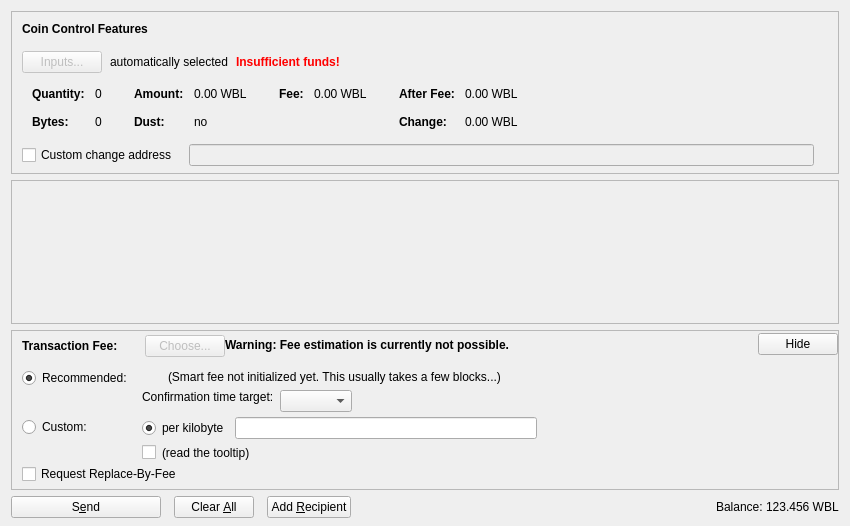
<?xml version="1.0" encoding="UTF-8"?>
<ui version="4.0">
 <class>SendCoinsDialog</class>
 <widget class="QDialog" name="SendCoinsDialog">
  <property name="geometry">
   <rect>
    <x>0</x>
    <y>0</y>
    <width>850</width>
    <height>526</height>
   </rect>
  </property>
  <property name="windowTitle">
   <string>Send Coins</string>
  </property>
  <layout class="QVBoxLayout" name="verticalLayout" stretch="0,1,0,0">
   <property name="bottomMargin">
    <number>8</number>
   </property>
   <item>
    <widget class="QFrame" name="frameCoinControl">
     <property name="sizePolicy">
      <sizepolicy hsizetype="Expanding" vsizetype="Expanding">
       <horstretch>0</horstretch>
       <verstretch>0</verstretch>
      </sizepolicy>
     </property>
     <property name="maximumSize">
      <size>
       <width>16777215</width>
       <height>16777215</height>
      </size>
     </property>
     <property name="frameShape">
      <enum>QFrame::StyledPanel</enum>
     </property>
     <property name="frameShadow">
      <enum>QFrame::Sunken</enum>
     </property>
     <layout class="QVBoxLayout" name="verticalLayoutCoinControl2">
      <property name="spacing">
       <number>0</number>
      </property>
      <property name="leftMargin">
       <number>0</number>
      </property>
      <property name="topMargin">
       <number>0</number>
      </property>
      <property name="rightMargin">
       <number>0</number>
      </property>
      <property name="bottomMargin">
       <number>6</number>
      </property>
      <item>
       <layout class="QVBoxLayout" name="verticalLayoutCoinControl" stretch="0,0,0,0,1">
        <property name="spacing">
         <number>0</number>
        </property>
        <property name="leftMargin">
         <number>10</number>
        </property>
        <property name="topMargin">
         <number>10</number>
        </property>
        <item>
         <layout class="QHBoxLayout" name="horizontalLayoutCoinControl1">
          <property name="bottomMargin">
           <number>15</number>
          </property>
          <item>
           <widget class="QLabel" name="labelCoinControlFeatures">
            <property name="sizePolicy">
             <sizepolicy hsizetype="Preferred" vsizetype="Maximum">
              <horstretch>0</horstretch>
              <verstretch>0</verstretch>
             </sizepolicy>
            </property>
            <property name="font">
             <font>
              <weight>75</weight>
              <bold>true</bold>
             </font>
            </property>
            <property name="styleSheet">
             <string notr="true">font-weight:bold;</string>
            </property>
            <property name="text">
             <string>Coin Control Features</string>
            </property>
           </widget>
          </item>
         </layout>
        </item>
        <item>
         <layout class="QHBoxLayout" name="horizontalLayoutCoinControl2" stretch="0,0,0,0">
          <property name="spacing">
           <number>8</number>
          </property>
          <property name="bottomMargin">
           <number>10</number>
          </property>
          <item>
           <widget class="QPushButton" name="pushButtonCoinControl">
            <property name="enabled">
             <bool>false</bool>
            </property>
            <property name="styleSheet">
             <string notr="true"/>
            </property>
            <property name="text">
             <string>Inputs...</string>
            </property>
            <property name="autoDefault">
             <bool>false</bool>
            </property>
           </widget>
          </item>
          <item>
           <widget class="QLabel" name="labelCoinControlAutomaticallySelected">
            <property name="text">
             <string>automatically selected</string>
            </property>
            <property name="margin">
             <number>5</number>
            </property>
           </widget>
          </item>
          <item>
           <widget class="QLabel" name="labelCoinControlInsuffFunds">
            <property name="font">
             <font>
              <weight>75</weight>
              <bold>true</bold>
             </font>
            </property>
            <property name="styleSheet">
             <string notr="true">color:red;font-weight:bold;</string>
            </property>
            <property name="text">
             <string>Insufficient funds!</string>
            </property>
            <property name="margin">
             <number>5</number>
            </property>
           </widget>
          </item>
          <item>
           <spacer name="horizontalSpacerCoinControl">
            <property name="orientation">
             <enum>Qt::Horizontal</enum>
            </property>
            <property name="sizeHint" stdset="0">
             <size>
              <width>40</width>
              <height>1</height>
             </size>
            </property>
           </spacer>
          </item>
         </layout>
        </item>
        <item>
         <widget class="QWidget" name="widgetCoinControl" native="true">
          <property name="sizePolicy">
           <sizepolicy hsizetype="Preferred" vsizetype="Preferred">
            <horstretch>0</horstretch>
            <verstretch>0</verstretch>
           </sizepolicy>
          </property>
          <property name="minimumSize">
           <size>
            <width>0</width>
            <height>0</height>
           </size>
          </property>
          <property name="styleSheet">
           <string notr="true"/>
          </property>
          <layout class="QHBoxLayout" name="horizontalLayoutCoinControl5">
           <property name="leftMargin">
            <number>0</number>
           </property>
           <property name="topMargin">
            <number>0</number>
           </property>
           <property name="rightMargin">
            <number>0</number>
           </property>
           <property name="bottomMargin">
            <number>0</number>
           </property>
           <item>
            <layout class="QHBoxLayout" name="horizontalLayoutCoinControl3" stretch="0,0,0,1">
             <property name="spacing">
              <number>20</number>
             </property>
             <property name="topMargin">
              <number>0</number>
             </property>
             <property name="bottomMargin">
              <number>10</number>
             </property>
             <item>
              <layout class="QFormLayout" name="formLayoutCoinControl1">
               <property name="horizontalSpacing">
                <number>10</number>
               </property>
               <property name="verticalSpacing">
                <number>14</number>
               </property>
               <property name="leftMargin">
                <number>10</number>
               </property>
               <property name="topMargin">
                <number>4</number>
               </property>
               <property name="rightMargin">
                <number>6</number>
               </property>
               <item row="0" column="0">
                <widget class="QLabel" name="labelCoinControlQuantityText">
                 <property name="font">
                  <font>
                   <weight>75</weight>
                   <bold>true</bold>
                  </font>
                 </property>
                 <property name="text">
                  <string>Quantity:</string>
                 </property>
                 <property name="margin">
                  <number>0</number>
                 </property>
                </widget>
               </item>
               <item row="0" column="1">
                <widget class="QLabel" name="labelCoinControlQuantity">
                 <property name="cursor">
                  <cursorShape>IBeamCursor</cursorShape>
                 </property>
                 <property name="contextMenuPolicy">
                  <enum>Qt::ActionsContextMenu</enum>
                 </property>
                 <property name="text">
                  <string notr="true">0</string>
                 </property>
                 <property name="margin">
                  <number>0</number>
                 </property>
                 <property name="textInteractionFlags">
                  <set>Qt::LinksAccessibleByMouse|Qt::TextSelectableByKeyboard|Qt::TextSelectableByMouse</set>
                 </property>
                </widget>
               </item>
               <item row="1" column="0">
                <widget class="QLabel" name="labelCoinControlBytesText">
                 <property name="font">
                  <font>
                   <weight>75</weight>
                   <bold>true</bold>
                  </font>
                 </property>
                 <property name="text">
                  <string>Bytes:</string>
                 </property>
                </widget>
               </item>
               <item row="1" column="1">
                <widget class="QLabel" name="labelCoinControlBytes">
                 <property name="cursor">
                  <cursorShape>IBeamCursor</cursorShape>
                 </property>
                 <property name="contextMenuPolicy">
                  <enum>Qt::ActionsContextMenu</enum>
                 </property>
                 <property name="text">
                  <string notr="true">0</string>
                 </property>
                 <property name="textInteractionFlags">
                  <set>Qt::LinksAccessibleByMouse|Qt::TextSelectableByKeyboard|Qt::TextSelectableByMouse</set>
                 </property>
                </widget>
               </item>
              </layout>
             </item>
             <item>
              <layout class="QFormLayout" name="formLayoutCoinControl2">
               <property name="horizontalSpacing">
                <number>10</number>
               </property>
               <property name="verticalSpacing">
                <number>14</number>
               </property>
               <property name="leftMargin">
                <number>6</number>
               </property>
               <property name="topMargin">
                <number>4</number>
               </property>
               <property name="rightMargin">
                <number>6</number>
               </property>
               <item row="0" column="0">
                <widget class="QLabel" name="labelCoinControlAmountText">
                 <property name="font">
                  <font>
                   <weight>75</weight>
                   <bold>true</bold>
                  </font>
                 </property>
                 <property name="text">
                  <string>Amount:</string>
                 </property>
                 <property name="margin">
                  <number>0</number>
                 </property>
                </widget>
               </item>
               <item row="0" column="1">
                <widget class="QLabel" name="labelCoinControlAmount">
                 <property name="cursor">
                  <cursorShape>IBeamCursor</cursorShape>
                 </property>
                 <property name="contextMenuPolicy">
                  <enum>Qt::ActionsContextMenu</enum>
                 </property>
                 <property name="text">
                  <string notr="true">0.00 WBL</string>
                 </property>
                 <property name="textInteractionFlags">
                  <set>Qt::LinksAccessibleByMouse|Qt::TextSelectableByKeyboard|Qt::TextSelectableByMouse</set>
                 </property>
                </widget>
               </item>
               <item row="1" column="0">
                <widget class="QLabel" name="labelCoinControlLowOutputText">
                 <property name="font">
                  <font>
                   <weight>75</weight>
                   <bold>true</bold>
                  </font>
                 </property>
                 <property name="text">
                  <string>Dust:</string>
                 </property>
                </widget>
               </item>
               <item row="1" column="1">
                <widget class="QLabel" name="labelCoinControlLowOutput">
                 <property name="cursor">
                  <cursorShape>IBeamCursor</cursorShape>
                 </property>
                 <property name="contextMenuPolicy">
                  <enum>Qt::ActionsContextMenu</enum>
                 </property>
                 <property name="text">
                  <string notr="true">no</string>
                 </property>
                 <property name="textInteractionFlags">
                  <set>Qt::LinksAccessibleByMouse|Qt::TextSelectableByKeyboard|Qt::TextSelectableByMouse</set>
                 </property>
                </widget>
               </item>
              </layout>
             </item>
             <item>
              <layout class="QFormLayout" name="formLayoutCoinControl3">
               <property name="horizontalSpacing">
                <number>10</number>
               </property>
               <property name="verticalSpacing">
                <number>14</number>
               </property>
               <property name="leftMargin">
                <number>6</number>
               </property>
               <property name="topMargin">
                <number>4</number>
               </property>
               <property name="rightMargin">
                <number>6</number>
               </property>
               <item row="0" column="0">
                <widget class="QLabel" name="labelCoinControlFeeText">
                 <property name="font">
                  <font>
                   <weight>75</weight>
                   <bold>true</bold>
                  </font>
                 </property>
                 <property name="text">
                  <string>Fee:</string>
                 </property>
                 <property name="margin">
                  <number>0</number>
                 </property>
                </widget>
               </item>
               <item row="0" column="1">
                <widget class="QLabel" name="labelCoinControlFee">
                 <property name="cursor">
                  <cursorShape>IBeamCursor</cursorShape>
                 </property>
                 <property name="contextMenuPolicy">
                  <enum>Qt::ActionsContextMenu</enum>
                 </property>
                 <property name="text">
                  <string notr="true">0.00 WBL</string>
                 </property>
                 <property name="textInteractionFlags">
                  <set>Qt::LinksAccessibleByMouse|Qt::TextSelectableByKeyboard|Qt::TextSelectableByMouse</set>
                 </property>
                </widget>
               </item>
              </layout>
             </item>
             <item>
              <layout class="QFormLayout" name="formLayoutCoinControl4">
               <property name="horizontalSpacing">
                <number>10</number>
               </property>
               <property name="verticalSpacing">
                <number>14</number>
               </property>
               <property name="leftMargin">
                <number>6</number>
               </property>
               <property name="topMargin">
                <number>4</number>
               </property>
               <property name="rightMargin">
                <number>6</number>
               </property>
               <item row="0" column="0">
                <widget class="QLabel" name="labelCoinControlAfterFeeText">
                 <property name="font">
                  <font>
                   <weight>75</weight>
                   <bold>true</bold>
                  </font>
                 </property>
                 <property name="text">
                  <string>After Fee:</string>
                 </property>
                 <property name="margin">
                  <number>0</number>
                 </property>
                </widget>
               </item>
               <item row="0" column="1">
                <widget class="QLabel" name="labelCoinControlAfterFee">
                 <property name="cursor">
                  <cursorShape>IBeamCursor</cursorShape>
                 </property>
                 <property name="contextMenuPolicy">
                  <enum>Qt::ActionsContextMenu</enum>
                 </property>
                 <property name="text">
                  <string notr="true">0.00 WBL</string>
                 </property>
                 <property name="textInteractionFlags">
                  <set>Qt::LinksAccessibleByMouse|Qt::TextSelectableByKeyboard|Qt::TextSelectableByMouse</set>
                 </property>
                </widget>
               </item>
               <item row="1" column="0">
                <widget class="QLabel" name="labelCoinControlChangeText">
                 <property name="font">
                  <font>
                   <weight>75</weight>
                   <bold>true</bold>
                  </font>
                 </property>
                 <property name="text">
                  <string>Change:</string>
                 </property>
                </widget>
               </item>
               <item row="1" column="1">
                <widget class="QLabel" name="labelCoinControlChange">
                 <property name="cursor">
                  <cursorShape>IBeamCursor</cursorShape>
                 </property>
                 <property name="contextMenuPolicy">
                  <enum>Qt::ActionsContextMenu</enum>
                 </property>
                 <property name="text">
                  <string notr="true">0.00 WBL</string>
                 </property>
                 <property name="textInteractionFlags">
                  <set>Qt::LinksAccessibleByMouse|Qt::TextSelectableByKeyboard|Qt::TextSelectableByMouse</set>
                 </property>
                </widget>
               </item>
              </layout>
             </item>
            </layout>
           </item>
          </layout>
         </widget>
        </item>
        <item>
         <layout class="QHBoxLayout" name="horizontalLayoutCoinControl4" stretch="0,0,0">
          <property name="spacing">
           <number>12</number>
          </property>
          <property name="sizeConstraint">
           <enum>QLayout::SetDefaultConstraint</enum>
          </property>
          <property name="topMargin">
           <number>5</number>
          </property>
          <property name="rightMargin">
           <number>5</number>
          </property>
          <item>
           <widget class="QCheckBox" name="checkBoxCoinControlChange">
            <property name="toolTip">
             <string>If this is activated, but the change address is empty or invalid, change will be sent to a newly generated address.</string>
            </property>
            <property name="text">
             <string>Custom change address</string>
            </property>
           </widget>
          </item>
          <item>
           <widget class="QValidatedLineEdit" name="lineEditCoinControlChange">
            <property name="enabled">
             <bool>false</bool>
            </property>
            <property name="sizePolicy">
             <sizepolicy hsizetype="Expanding" vsizetype="Fixed">
              <horstretch>0</horstretch>
              <verstretch>0</verstretch>
             </sizepolicy>
            </property>
           </widget>
          </item>
          <item>
           <widget class="QLabel" name="labelCoinControlChangeLabel">
            <property name="sizePolicy">
             <sizepolicy hsizetype="Preferred" vsizetype="Expanding">
              <horstretch>0</horstretch>
              <verstretch>0</verstretch>
             </sizepolicy>
            </property>
            <property name="minimumSize">
             <size>
              <width>0</width>
              <height>0</height>
             </size>
            </property>
            <property name="text">
             <string/>
            </property>
            <property name="margin">
             <number>3</number>
            </property>
           </widget>
          </item>
         </layout>
        </item>
        <item>
         <spacer name="verticalSpacerCoinControl">
          <property name="orientation">
           <enum>Qt::Vertical</enum>
          </property>
          <property name="sizeHint" stdset="0">
           <size>
            <width>800</width>
            <height>1</height>
           </size>
          </property>
         </spacer>
        </item>
       </layout>
      </item>
     </layout>
    </widget>
   </item>
   <item>
    <widget class="QScrollArea" name="scrollArea">
     <property name="widgetResizable">
      <bool>true</bool>
     </property>
     <widget class="QWidget" name="scrollAreaWidgetContents">
      <property name="geometry">
       <rect>
        <x>0</x>
        <y>0</y>
        <width>830</width>
        <height>103</height>
       </rect>
      </property>
      <layout class="QVBoxLayout" name="verticalLayout_2" stretch="0,1">
       <property name="leftMargin">
        <number>0</number>
       </property>
       <property name="topMargin">
        <number>0</number>
       </property>
       <property name="rightMargin">
        <number>0</number>
       </property>
       <property name="bottomMargin">
        <number>0</number>
       </property>
       <item>
        <layout class="QVBoxLayout" name="entries">
         <property name="spacing">
          <number>6</number>
         </property>
        </layout>
       </item>
       <item>
        <spacer name="verticalSpacer">
         <property name="orientation">
          <enum>Qt::Vertical</enum>
         </property>
         <property name="sizeHint" stdset="0">
          <size>
           <width>20</width>
           <height>40</height>
          </size>
         </property>
        </spacer>
       </item>
      </layout>
     </widget>
    </widget>
   </item>
   <item>
    <widget class="QFrame" name="frameFee">
     <property name="sizePolicy">
      <sizepolicy hsizetype="Expanding" vsizetype="Expanding">
       <horstretch>0</horstretch>
       <verstretch>0</verstretch>
      </sizepolicy>
     </property>
     <property name="maximumSize">
      <size>
       <width>16777215</width>
       <height>16777215</height>
      </size>
     </property>
     <property name="frameShape">
      <enum>QFrame::StyledPanel</enum>
     </property>
     <property name="frameShadow">
      <enum>QFrame::Sunken</enum>
     </property>
     <layout class="QVBoxLayout" name="verticalLayoutFee1">
      <property name="spacing">
       <number>0</number>
      </property>
      <property name="leftMargin">
       <number>0</number>
      </property>
      <property name="topMargin">
       <number>0</number>
      </property>
      <property name="rightMargin">
       <number>0</number>
      </property>
      <property name="bottomMargin">
       <number>0</number>
      </property>
      <item>
       <layout class="QVBoxLayout" name="verticalLayoutFee2" stretch="0,0,0">
        <property name="spacing">
         <number>0</number>
        </property>
        <property name="leftMargin">
         <number>10</number>
        </property>
        <property name="topMargin">
         <number>0</number>
        </property>
        <item>
         <layout class="QHBoxLayout" name="horizontalLayoutFee1">
          <property name="bottomMargin">
           <number>0</number>
          </property>
          <item>
           <layout class="QVBoxLayout" name="verticalLayoutFee7">
            <property name="spacing">
             <number>0</number>
            </property>
            <item>
             <spacer name="verticalSpacerSmartFee">
              <property name="orientation">
               <enum>Qt::Vertical</enum>
              </property>
              <property name="sizeType">
               <enum>QSizePolicy::Fixed</enum>
              </property>
              <property name="sizeHint" stdset="0">
               <size>
                <width>1</width>
                <height>4</height>
               </size>
              </property>
             </spacer>
            </item>
            <item>
             <layout class="QHBoxLayout" name="horizontalLayoutSmartFee">
              <property name="spacing">
               <number>10</number>
              </property>
              <item>
               <widget class="QLabel" name="labelFeeHeadline">
                <property name="sizePolicy">
                 <sizepolicy hsizetype="Preferred" vsizetype="Maximum">
                  <horstretch>0</horstretch>
                  <verstretch>0</verstretch>
                 </sizepolicy>
                </property>
                <property name="font">
                 <font>
                  <weight>75</weight>
                  <bold>true</bold>
                 </font>
                </property>
                <property name="styleSheet">
                 <string notr="true">font-weight:bold;</string>
                </property>
                <property name="text">
                 <string>Transaction Fee:</string>
                </property>
               </widget>
              </item>
              <item>
               <widget class="QLabel" name="labelFeeMinimized">
                <property name="text">
                 <string/>
                </property>
               </widget>
              </item>
              <item>
               <widget class="QPushButton" name="buttonChooseFee">
                <property name="enabled">
                 <bool>false</bool>
                </property>
                <property name="text">
                 <string>Choose...</string>
                </property>
               </widget>
              </item>
             </layout>
            </item>
            <item>
             <spacer name="verticalSpacer_5">
              <property name="orientation">
               <enum>Qt::Vertical</enum>
              </property>
              <property name="sizeHint" stdset="0">
               <size>
                <width>1</width>
                <height>1</height>
               </size>
              </property>
             </spacer>
            </item>
           </layout>
          </item>
          <item>
           <widget class="QLabel" name="fallbackFeeWarningLabel">
            <property name="font">
             <font>
              <weight>75</weight>
              <bold>true</bold>
             </font>
            </property>
            <property name="toolTip">
             <string>Using the fallbackfee can result in sending a transaction that will take several hours or days (or never) to confirm. Consider choosing your fee manually or wait until you have validated the complete chain.</string>
            </property>
            <property name="text">
             <string>Warning: Fee estimation is currently not possible.</string>
            </property>
            <property name="wordWrap">
             <bool>false</bool>
            </property>
           </widget>
          </item>
          <item>
           <spacer name="horizontalSpacer_4">
            <property name="orientation">
             <enum>Qt::Horizontal</enum>
            </property>
            <property name="sizeType">
             <enum>QSizePolicy::MinimumExpanding</enum>
            </property>
            <property name="sizeHint" stdset="0">
             <size>
              <width>40</width>
              <height>20</height>
             </size>
            </property>
           </spacer>
          </item>
          <item>
           <widget class="QPushButton" name="buttonMinimizeFee">
            <property name="toolTip">
             <string>collapse fee-settings</string>
            </property>
            <property name="text">
             <string>Hide</string>
            </property>
           </widget>
          </item>
         </layout>
        </item>
        <item>
         <widget class="QFrame" name="frameFeeSelection">
          <layout class="QVBoxLayout" name="verticalLayoutFee12">
           <property name="spacing">
            <number>0</number>
           </property>
           <property name="leftMargin">
            <number>0</number>
           </property>
           <property name="topMargin">
            <number>0</number>
           </property>
           <property name="rightMargin">
            <number>0</number>
           </property>
           <property name="bottomMargin">
            <number>0</number>
           </property>
           <item>
            <layout class="QGridLayout" name="gridLayoutFee">
             <property name="topMargin">
              <number>10</number>
             </property>
             <property name="bottomMargin">
              <number>4</number>
             </property>
             <property name="horizontalSpacing">
              <number>10</number>
             </property>
             <property name="verticalSpacing">
              <number>4</number>
             </property>
             <item row="1" column="1">
              <layout class="QVBoxLayout" name="verticalLayoutFee8">
               <property name="spacing">
                <number>6</number>
               </property>
               <item>
                <layout class="QHBoxLayout" name="horizontalLayoutFee13">
                 <item>
                  <widget class="QRadioButton" name="radioCustomPerKilobyte">
                   <property name="toolTip">
                    <string>If the custom fee is set to 1000 satoshis and the transaction is only 250 bytes, then &quot;per kilobyte&quot; only pays 250 satoshis in fee, while &quot;total at least&quot; pays 1000 satoshis. For transactions bigger than a kilobyte both pay by kilobyte.</string>
                   </property>
                   <property name="text">
                    <string>per kilobyte</string>
                   </property>
                   <property name="checked">
                    <bool>true</bool>
                   </property>
                   <attribute name="buttonGroup">
                    <string notr="true">groupCustomFee</string>
                   </attribute>
                  </widget>
                 </item>
                 <item>
                  <widget class="WizblcoinAmountField" name="customFee"/>
                 </item>
                 <item>
                  <spacer name="horizontalSpacer_6">
                   <property name="orientation">
                    <enum>Qt::Horizontal</enum>
                   </property>
                   <property name="sizeHint" stdset="0">
                    <size>
                     <width>1</width>
                     <height>1</height>
                    </size>
                   </property>
                  </spacer>
                 </item>
                </layout>
               </item>
               <item>
                <layout class="QHBoxLayout" name="horizontalLayoutFee8">
                 <item>
                  <widget class="QCheckBox" name="checkBoxMinimumFee">
                   <property name="toolTip">
                    <string>Paying only the minimum fee is just fine as long as there is less transaction volume than space in the blocks. But be aware that this can end up in a never confirming transaction once there is more demand for wizblcoin transactions than the network can process.</string>
                   </property>
                   <property name="text">
                    <string/>
                   </property>
                  </widget>
                 </item>
                 <item>
                  <widget class="QLabel" name="labelMinFeeWarning">
                   <property name="enabled">
                    <bool>true</bool>
                   </property>
                   <property name="toolTip">
                    <string>Paying only the minimum fee is just fine as long as there is less transaction volume than space in the blocks. But be aware that this can end up in a never confirming transaction once there is more demand for wizblcoin transactions than the network can process.</string>
                   </property>
                   <property name="text">
                    <string>(read the tooltip)</string>
                   </property>
                   <property name="margin">
                    <number>5</number>
                   </property>
                  </widget>
                 </item>
                 <item>
                  <spacer name="horizontalSpacer_2">
                   <property name="orientation">
                    <enum>Qt::Horizontal</enum>
                   </property>
                   <property name="sizeHint" stdset="0">
                    <size>
                     <width>1</width>
                     <height>1</height>
                    </size>
                   </property>
                  </spacer>
                 </item>
                </layout>
               </item>
              </layout>
             </item>
             <item row="0" column="0">
              <layout class="QVBoxLayout" name="verticalLayoutFee4" stretch="0,1">
               <item>
                <widget class="QRadioButton" name="radioSmartFee">
                 <property name="text">
                  <string>Recommended:</string>
                 </property>
                 <property name="checked">
                  <bool>true</bool>
                 </property>
                 <attribute name="buttonGroup">
                  <string notr="true">groupFee</string>
                 </attribute>
                </widget>
               </item>
               <item>
                <spacer name="verticalSpacer_2">
                 <property name="orientation">
                  <enum>Qt::Vertical</enum>
                 </property>
                 <property name="sizeHint" stdset="0">
                  <size>
                   <width>1</width>
                   <height>1</height>
                  </size>
                 </property>
                </spacer>
               </item>
              </layout>
             </item>
             <item row="1" column="0">
              <layout class="QVBoxLayout" name="verticalLayoutFee9" stretch="0,1">
               <item>
                <widget class="QRadioButton" name="radioCustomFee">
                 <property name="text">
                  <string>Custom:</string>
                 </property>
                 <attribute name="buttonGroup">
                  <string notr="true">groupFee</string>
                 </attribute>
                </widget>
               </item>
               <item>
                <spacer name="verticalSpacer_6">
                 <property name="orientation">
                  <enum>Qt::Vertical</enum>
                 </property>
                 <property name="sizeHint" stdset="0">
                  <size>
                   <width>1</width>
                   <height>1</height>
                  </size>
                 </property>
                </spacer>
               </item>
              </layout>
             </item>
             <item row="0" column="1">
              <layout class="QVBoxLayout" name="verticalLayoutFee3" stretch="0,0,1">
               <property name="spacing">
                <number>6</number>
               </property>
               <property name="topMargin">
                <number>2</number>
               </property>
               <item>
                <layout class="QHBoxLayout" name="horizontalLayoutFee12">
                 <item>
                  <widget class="QLabel" name="labelSmartFee">
                   <property name="text">
                    <string/>
                   </property>
                   <property name="margin">
                    <number>2</number>
                   </property>
                  </widget>
                 </item>
                 <item>
                  <widget class="QLabel" name="labelFeeEstimation">
                   <property name="text">
                    <string/>
                   </property>
                  </widget>
                 </item>
                 <item>
                  <widget class="QLabel" name="labelSmartFee2">
                   <property name="text">
                    <string>(Smart fee not initialized yet. This usually takes a few blocks...)</string>
                   </property>
                   <property name="margin">
                    <number>2</number>
                   </property>
                  </widget>
                 </item>
                 <item>
                  <spacer name="horizontalSpacer_5">
                   <property name="orientation">
                    <enum>Qt::Horizontal</enum>
                   </property>
                   <property name="sizeHint" stdset="0">
                    <size>
                     <width>1</width>
                     <height>1</height>
                    </size>
                   </property>
                  </spacer>
                 </item>
                </layout>
               </item>
               <item>
                <layout class="QHBoxLayout" name="horizontalLayoutFee9">
                 <item>
                  <layout class="QVBoxLayout" name="verticalLayoutFee6">
                   <item>
                    <widget class="QLabel" name="labelSmartFee3">
                     <property name="text">
                      <string>Confirmation time target:</string>
                     </property>
                     <property name="margin">
                      <number>2</number>
                     </property>
                    </widget>
                   </item>
                   <item>
                    <spacer name="verticalSpacer_3">
                     <property name="orientation">
                      <enum>Qt::Vertical</enum>
                     </property>
                     <property name="sizeHint" stdset="0">
                      <size>
                       <width>1</width>
                       <height>1</height>
                      </size>
                     </property>
                    </spacer>
                   </item>
                  </layout>
                 </item>
                 <item>
                  <layout class="QVBoxLayout" name="verticalLayoutFee5">
                   <property name="rightMargin">
                    <number>30</number>
                   </property>
                   <item>
                    <layout class="QHBoxLayout" name="horizontalLayoutConfTarget">
                     <property name="bottomMargin">
                      <number>0</number>
                     </property>
                     <item>
                      <widget class="QComboBox" name="confTargetSelector"/>
                     </item>
                     <item>
                      <spacer name="horizontalSpacerConfTarget">
                       <property name="orientation">
                        <enum>Qt::Horizontal</enum>
                       </property>
                       <property name="sizeHint" stdset="0">
                        <size>
                         <width>40</width>
                         <height>20</height>
                        </size>
                       </property>
                      </spacer>
                     </item>
                    </layout>
                   </item>
                  </layout>
                 </item>
                </layout>
               </item>
               <item>
                <spacer name="verticalSpacer_4">
                 <property name="orientation">
                  <enum>Qt::Vertical</enum>
                 </property>
                 <property name="sizeHint" stdset="0">
                  <size>
                   <width>1</width>
                   <height>1</height>
                  </size>
                 </property>
                </spacer>
               </item>
              </layout>
             </item>
            </layout>
           </item>
           <item>
            <widget class="QCheckBox" name="optInRBF">
             <property name="toolTip">
              <string>Indicates that the sender may wish to replace this transaction with a new one paying higher fees (prior to being confirmed).</string>
             </property>
             <property name="text">
              <string>Request Replace-By-Fee</string>
             </property>
            </widget>
           </item>
          </layout>
         </widget>
        </item>
        <item>
         <spacer name="verticalSpacerFee">
          <property name="orientation">
           <enum>Qt::Vertical</enum>
          </property>
          <property name="sizeHint" stdset="0">
           <size>
            <width>40</width>
            <height>5</height>
           </size>
          </property>
         </spacer>
        </item>
       </layout>
      </item>
     </layout>
    </widget>
   </item>
   <item>
    <layout class="QHBoxLayout" name="horizontalLayout">
     <property name="spacing">
      <number>13</number>
     </property>
     <item>
      <widget class="QPushButton" name="sendButton">
       <property name="minimumSize">
        <size>
         <width>150</width>
         <height>0</height>
        </size>
       </property>
       <property name="toolTip">
        <string>Confirm the send action</string>
       </property>
       <property name="text">
        <string>S&amp;end</string>
       </property>
       <property name="icon">
        <iconset resource="../wizblcoin.qrc">
         <normaloff>:/icons/send-btn</normaloff>:/icons/send-btn</iconset>
       </property>
       <property name="autoDefault">
        <bool>false</bool>
       </property>
       <property name="default">
        <bool>false</bool>
       </property>
      </widget>
     </item>
     <item>
      <widget class="QPushButton" name="clearButton">
       <property name="sizePolicy">
        <sizepolicy hsizetype="Minimum" vsizetype="Fixed">
         <horstretch>0</horstretch>
         <verstretch>0</verstretch>
        </sizepolicy>
       </property>
       <property name="toolTip">
        <string>Clear all fields of the form.</string>
       </property>
       <property name="text">
        <string>Clear &amp;All</string>
       </property>
       <property name="icon">
        <iconset resource="../wizblcoin.qrc">
         <normaloff>:/icons/remove</normaloff>:/icons/remove</iconset>
       </property>
       <property name="autoDefault">
        <bool>false</bool>
       </property>
      </widget>
     </item>
     <item>
      <widget class="QPushButton" name="addButton">
       <property name="toolTip">
        <string>Send to multiple recipients at once</string>
       </property>
       <property name="text">
        <string>Add &amp;Recipient</string>
       </property>
       <property name="icon">
        <iconset resource="../wizblcoin.qrc">
         <normaloff>:/icons/add</normaloff>:/icons/add</iconset>
       </property>
       <property name="autoDefault">
        <bool>false</bool>
       </property>
      </widget>
     </item>
     <item>
      <spacer name="horizontalSpacer">
       <property name="orientation">
        <enum>Qt::Horizontal</enum>
       </property>
       <property name="sizeHint" stdset="0">
        <size>
         <width>40</width>
         <height>20</height>
        </size>
       </property>
      </spacer>
     </item>
     <item>
      <layout class="QHBoxLayout" name="horizontalLayout_2">
       <property name="spacing">
        <number>3</number>
       </property>
       <item>
        <widget class="QLabel" name="label">
         <property name="sizePolicy">
          <sizepolicy hsizetype="Preferred" vsizetype="Fixed">
           <horstretch>0</horstretch>
           <verstretch>0</verstretch>
          </sizepolicy>
         </property>
         <property name="text">
          <string>Balance:</string>
         </property>
        </widget>
       </item>
       <item>
        <widget class="QLabel" name="labelBalance">
         <property name="sizePolicy">
          <sizepolicy hsizetype="Preferred" vsizetype="Fixed">
           <horstretch>0</horstretch>
           <verstretch>0</verstretch>
          </sizepolicy>
         </property>
         <property name="cursor">
          <cursorShape>IBeamCursor</cursorShape>
         </property>
         <property name="text">
          <string notr="true">123.456 WBL</string>
         </property>
         <property name="textInteractionFlags">
          <set>Qt::LinksAccessibleByMouse|Qt::TextSelectableByKeyboard|Qt::TextSelectableByMouse</set>
         </property>
        </widget>
       </item>
      </layout>
     </item>
    </layout>
   </item>
  </layout>
 </widget>
 <customwidgets>
  <customwidget>
   <class>QValidatedLineEdit</class>
   <extends>QLineEdit</extends>
   <header>qvalidatedlineedit.h</header>
  </customwidget>
  <customwidget>
   <class>WizblcoinAmountField</class>
   <extends>QLineEdit</extends>
   <header>wizblcoinamountfield.h</header>
   <container>1</container>
  </customwidget>
 </customwidgets>
 <resources>
  <include location="../wizblcoin.qrc"/>
 </resources>
 <connections/>
 <buttongroups>
  <buttongroup name="groupFee"/>
  <buttongroup name="groupCustomFee"/>
 </buttongroups>
</ui>
